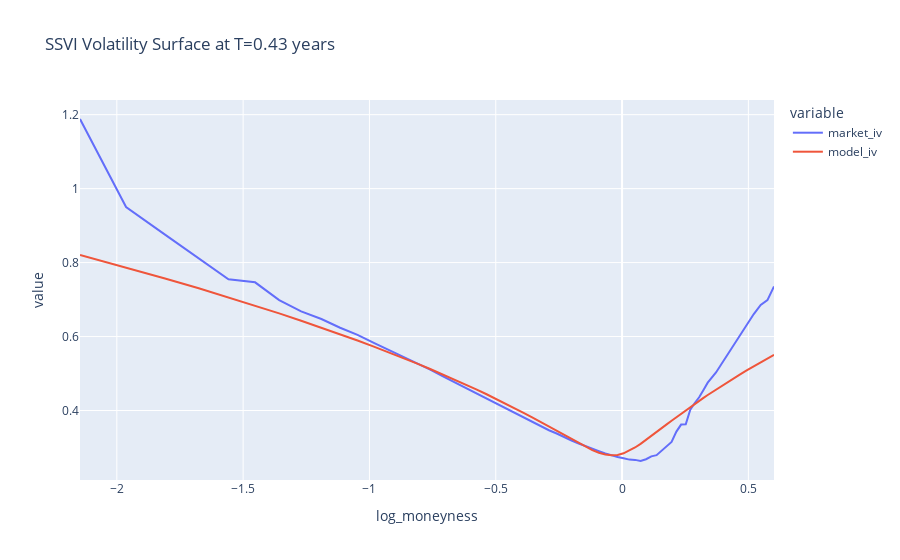

The notebook cell saved with this chart:
### Code cell
dataframe_vols = pd.DataFrame({
    'K': K_use,
    'log_moneyness': log_moneyness,
    'market_iv': market_iv_use,
    'model_iv': model_use
})
dataframe_vols.sort_values('log_moneyness').plot(
    x='log_moneyness',
    y=['market_iv', 'model_iv'],
    kind='line',
    title=f'SSVI Volatility Surface at T={T_use:.2f} years'

)
